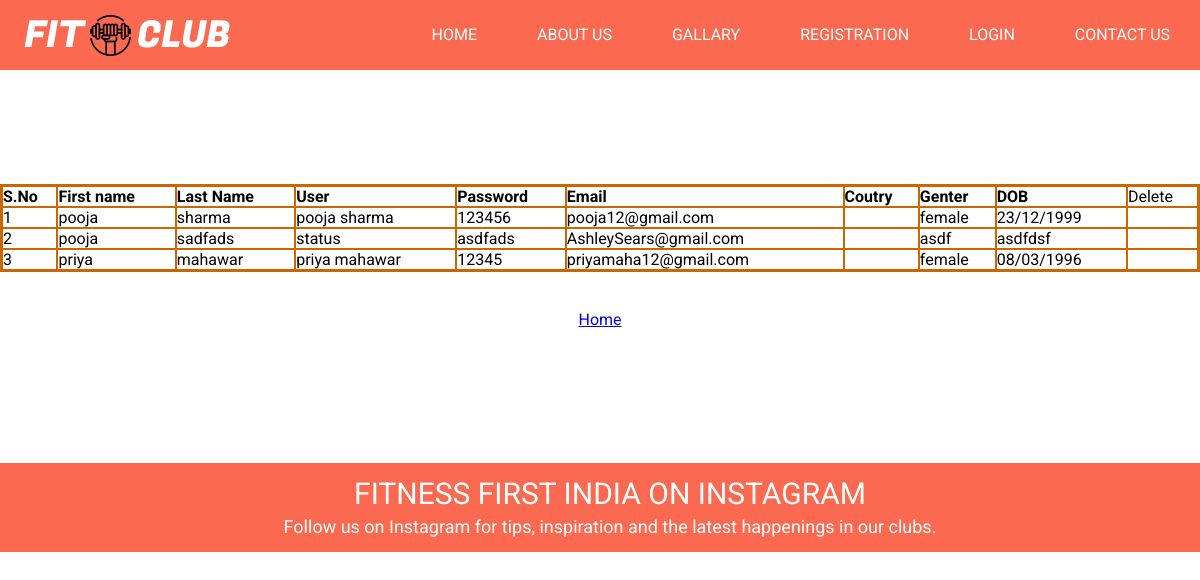
/reg_view.php, run on the app's committed database.
### tables this page shows
CREATE TABLE IF NOT EXISTS `registration` (
  `id` int(10) NOT NULL auto_increment,
  `fname` varchar(250) NOT NULL,
  `lname` varchar(250) NOT NULL,
  `uname` varchar(250) NOT NULL,
  `password` varchar(250) NOT NULL,
  `email` varchar(250) NOT NULL,
  `country` varchar(250) NOT NULL,
  `gender` varchar(250) NOT NULL,
  `dob` varchar(250) NOT NULL,
  PRIMARY KEY  (`id`)
);

### reg_view.php (the view, shortened to what this page needs)
<?php include("conn.php"); ?>
<!DOCTYPE HTML>
<html>
<head>
    <link rel="stylesheet" href="https://cdn.jsdelivr.net/bxslider/4.2.12/jquery.bxslider.css">
</head>
<body>
<div>
        <div style="background:#fc6951; width:100%; overflow:hidden;">
            <div class="logo"> <img src="images/logo-icon.png" />
            </div>
            <div id="navigation">
                <ul>
                     <li><a href="Home.html">HOME</a></li>
                    <li><a href="Aboutus.html">ABOUT US</a></li>
                    <li><a href="Gallary.html">GALLARY</a></li>
                    <li><a href="registration.php">REGISTRATION</a></li>
                    <li><a href="login.php">LOGIN</a></li>
                    <li><a href="contect us.html)">CONTACT US</a></li>
                </ul>
            </div>
        </div>
    </div>
<br>
<br>
<br>
<br>
<br>
<br>
<table width="100%" border="2" cellspacing="0" cellpadding="0" bordercolor="#CC6600" bordercolordark="#99FF99" radius-border="5px" >
  <tr>
    <td><strong>S.No</strong></td>
    <td><strong>First name</strong></td>
    <td><strong>Last Name</strong></td>
    <td><strong>User </strong></td>
    <td><strong>Password</strong></td>
    <td><strong>Email </strong></td>
    <td><strong>Coutry </strong></td>
    <td><strong>Genter</strong></td>
    <td><strong>DOB</strong></td>
    <td>Delete</td>
  </tr>
 <?php
 $x=1;
 $sql_view="select * from registration order by fname asc  ";
$rs_check = mysqli_query($conn_link,$sql_view) or die(mysqli_error($conn_link));;
while($result=mysqli_fetch_array($rs_check))
{
 ?>
  <tr>
    <td><?php echo $x?></td>
    <td><?php echo $result['fname']?></td>
    <td><?php echo $result['lname']?></td>
    <td><?php echo $result['uname']?></td>
    <td><?php echo $result['password']?></td>
    <td><?php echo $result['email']?></td>
    <td><?php echo $result['contry']?></td>
    <td><?php echo $result['gender']?></td>
    <td><?php echo $result['dob']?></td>
    <td>&nbsp;</td>
  </tr>
<?php
$x++;
 }?>
</table>
<br>
<br>
<div class="bottom_button" align="center" >
<a href="Home.html" class="back_button">Home </a>
</div>
<br>
<br>
<br>
<br>
<br>
<br>
 <div class="fitness_first">FITNESS FIRST INDIA ON INSTAGRAM <span>Follow us on Instagram for tips, inspiration and the latest happenings in our clubs.</span></div>
</body>
</html>

### reg_view.php (style rules this page uses)
body { margin: 0; padding: 0; font-family: 'Roboto', sans-serif; }
img { max-width: 100%; }
#navigation { float: right; }
#navigation ul { list-style: none; margin: 0; padding: 0; }
#navigation ul li { padding: 10px 30px; line-height: 50px; text-align: center; float: left; color: black; }
#navigation ul li a { color: #fff; text-decoration: none; }
.logo { float: left; padding: 8px 0 0 20px; }
.fitness_first { text-align: center; color: #fff; font-size: 30px; margin: 20px 0 0; background:#fc6951; padding: 13px 10px 10px 10px; width:100%; display : inline-block; }
.fitness_first span { display: block; font-size: 18px; margin: 5px 0; }

### data on the page
registration: fname "pooja", lname "sharma", uname "pooja sharma", password "123456", email "pooja12@gmail.com", gender "female", dob "23/12/1999"
registration: fname "pooja", lname "sadfads", uname "status", password "asdfads", email "AshleySears@gmail.com", gender "asdf", dob "asdfdsf"
registration: fname "priya", lname "mahawar", uname "priya mahawar", password "12345", email "priyamaha12@gmail.com", gender "female", dob "08/03/1996"
